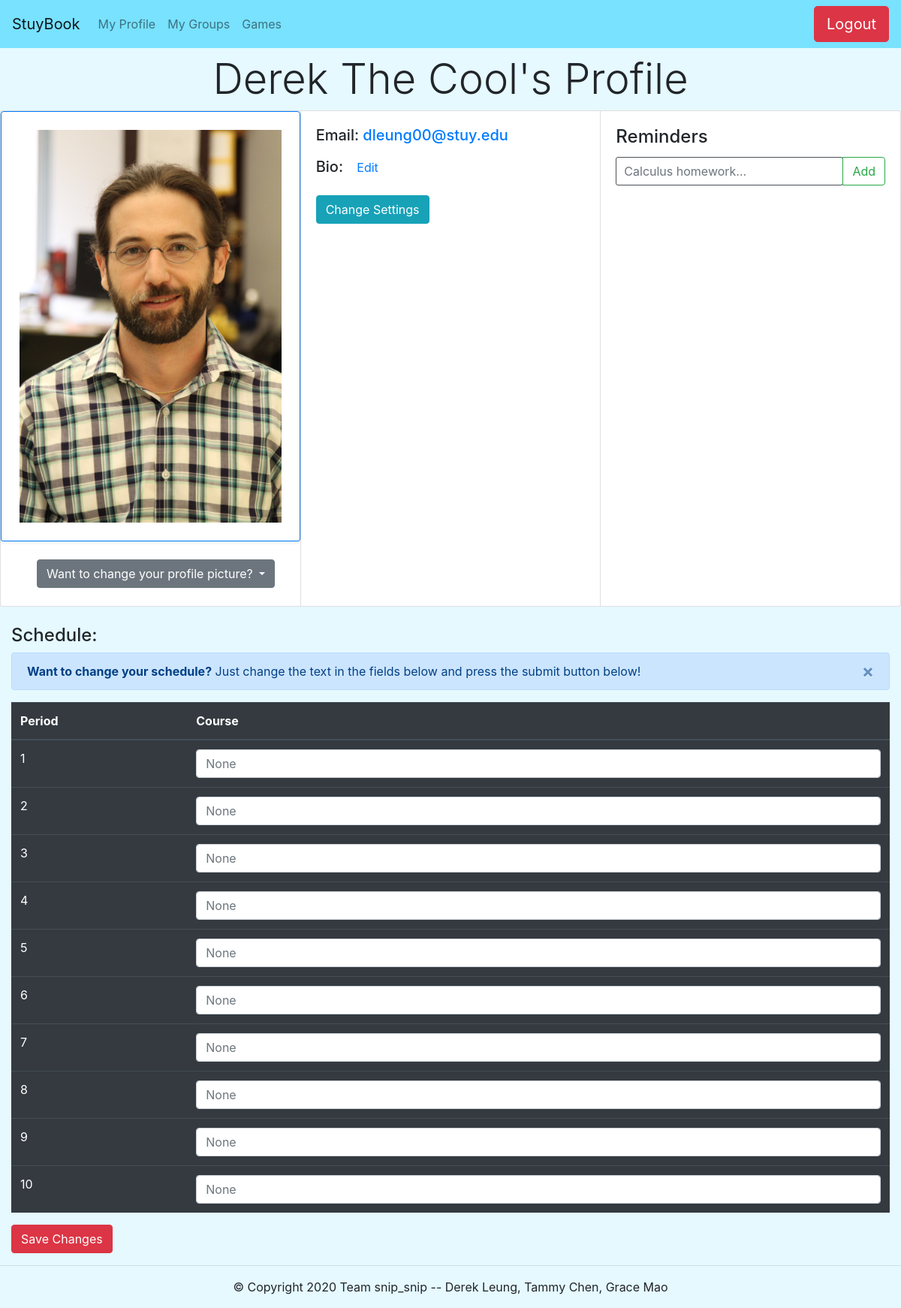
Screenshot of /myprofile (signed in) with the database file from the repository.
### tables this page shows
CREATE TABLE users (userID INTEGER PRIMARY KEY, email TEXT, username TEXT, password TEXT, displayName TEXT, image TEXT, bio TEXT);

### app.py (the view)
@app.route("/myprofile")
def profile():
    if "userID" not in session:
        return redirect(url_for('login'))
    if "registered" in session:
        message = True
        session.pop("registered")
    else:
        message = False
    c.execute("SELECT username, displayName, image, email, bio FROM users WHERE userID = '{}'".format(session['userID']))
    bruh = c.fetchone()
    schedule = getSchedule(c, session["userID"])
    remlist = getReminders(c, session["userID"])
    return render_template('profile.html', username = bruh[0],
                                           displayName = bruh[1],
                                           schedule = schedule,
                                           image = bruh[2],
                                           email = bruh[3],
                                           bio = bruh[4], message=message, reminders=remlist)

### utl/dbfunc.py (called while the page is built)
def getReminders(c,userID):
    c.execute("SELECT reminder FROM reminders WHERE userID = %s" % userID)
    return(c.fetchall())

def unblob(stuff):
    return marshal.loads(stuff)

def getSchedule(c,userID):
    c.execute("SELECT schedule FROM schedules WHERE scheduleID = '{}'".format(userID))
    return unblob(c.fetchall()[0][0])

### templates/profile.html (shortened to what this page needs)
{% extends "basenav.html" %}
{% block body %}
<div class="container p-2 text-center display-4">
  {{displayName}}'s Profile
</div>
<div class="card-group">
  <div class="card">
    <img class = "card-img shadow-sm p-4 mb-4 bg-white border border-primary rounded-top" src="{{image}}">
    <div class="dropdown">
  <button class="btn btn-secondary dropdown-toggle ml-5"
          type="button" id="dropdownMenu1" data-toggle="dropdown"
          aria-haspopup="true" aria-expanded="false">
    Want to change your profile picture?
  </button> <br><br>
</div>
  </div>
  <div class="card">
    <div class="card-body">
      <h5 class="card-title "> Email:
        <a href = "mailto: {{email}}">{{email}}</a>
      </h5>
        <h5> Bio: <button class="btn btn-link pb-2" id="editbio">Edit</button> </h5>
      <a href="/settings" class="btn btn-info">Change Settings</a>
    </div>
  </div>
  <div class="card">
    <div class="card-body">
      <div id="reminder-heading">
        <h4 class="card-title">Reminders</h4>
          <div class="input-group mb-3" id="salad">
            <input class="form-control" id="myInput" placeholder="Calculus homework...">
            <div class="input-group-append">
                <button class="btn btn-outline-success" type="submit" onclick="addRem()">Add</button>
            </div>
          </div>
      </div>
    </div>
  </div>
</div>
<br>
<div class="container-fluid">
  <h4>Schedule:</h4>
  <div class="alert alert-primary alert-dismissible fade show" role="alert">
    <button type="button" class="close" data-dismiss="alert" aria-label="Close">
      <span aria-hidden="true">&times;</span>
    </button>
    <strong>Want to change your schedule?</strong> Just change the text in the fields below and press the submit button below!
  </div>
  <form action="/update_schedule" method="POST">
    <div class="form-group">
      <table class="table table-dark">
        <thead>
          <tr>
            <th scope="col">Period</th>
            <th scope="col">Course</th>
          </tr>
        </thead>
        <tbody>
          {% for i in schedule %}
          <tr>
            <td> {{ loop.index }} </td>
            <td>
              <input class="form-control" name="period{{loop.index}}" placeholder="{{i}}">
            </td>
          </tr>
          {% endfor %}
        </tbody>
      </table>
      <button type="submit" class="btn btn-danger">Save Changes</button>
    </div>
  </form>
</div>
{% endblock %}

### static/customcss/style.css (style rules this page uses)
body { background-color: #E5F9FF; }
img { max-width:100%; max-height:100%; height: auto; width: auto; object-fit: cover; }
#myInput { margin: 0; border-color: black; border-radius: 3px; border: solid 1px; width: 75%; padding: 10px; float: left; font-size: 16px; }

### rows the page displays
users: displayName "Derek The Cool", image (picture), email "dleung00@stuy.edu"
